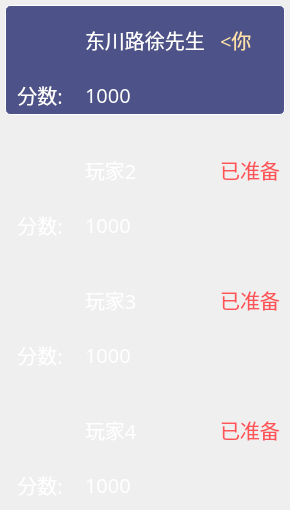
        <widget class="QWidget" name="playerDisplay" native="true">
         <property name="styleSheet">
          <string notr="true">QWidget#playerDisplay {
	border: 2px solid rgb(255, 255, 255);
	border-radius: 5px;
}</string>
         </property>
         <layout class="QVBoxLayout" name="verticalLayout_5" stretch="0,0,0,0">
          <property name="spacing">
           <number>20</number>
          </property>
          <property name="leftMargin">
           <number>5</number>
          </property>
          <property name="topMargin">
           <number>5</number>
          </property>
          <property name="rightMargin">
           <number>5</number>
          </property>
          <property name="bottomMargin">
           <number>5</number>
          </property>
          <item>
           <widget class="QWidget" name="player1Display" native="true">
            <property name="styleSheet">
             <string notr="true">QWidget {
	background-color: rgb(77, 83, 136);
}
QWidget#player1Display {
	border: 1px solid rgb(255, 255, 255);
	border-radius: 5px;
}</string>
            </property>
            <layout class="QVBoxLayout" name="verticalLayout">
             <property name="spacing">
              <number>10</number>
             </property>
             <property name="leftMargin">
              <number>5</number>
             </property>
             <property name="topMargin">
              <number>5</number>
             </property>
             <property name="rightMargin">
              <number>5</number>
             </property>
             <property name="bottomMargin">
              <number>5</number>
             </property>
             <item>
              <layout class="QHBoxLayout" name="horizontalLayout">
               <property name="spacing">
                <number>15</number>
               </property>
               <item>
                <widget class="QLabel" name="player1Picture">
                 <property name="sizePolicy">
                  <sizepolicy hsizetype="Fixed" vsizetype="Fixed">
                   <horstretch>0</horstretch>
                   <verstretch>0</verstretch>
                  </sizepolicy>
                 </property>
                 <property name="minimumSize">
                  <size>
                   <width>60</width>
                   <height>60</height>
                  </size>
                 </property>
                 <property name="maximumSize">
                  <size>
                   <width>60</width>
                   <height>60</height>
                  </size>
                 </property>
                 <property name="styleSheet">
                  <string notr="true">border-image: url(:/MainWindow/image/player1_down.png);</string>
                 </property>
                 <property name="text">
                  <string/>
                 </property>
                </widget>
               </item>
               <item>
                <widget class="QLabel" name="nickname1Label">
                 <property name="sizePolicy">
                  <sizepolicy hsizetype="Fixed" vsizetype="Preferred">
                   <horstretch>0</horstretch>
                   <verstretch>0</verstretch>
                  </sizepolicy>
                 </property>
                 <property name="minimumSize">
                  <size>
                   <width>120</width>
                   <height>0</height>
                  </size>
                 </property>
                 <property name="maximumSize">
                  <size>
                   <width>120</width>
                   <height>16777215</height>
                  </size>
                 </property>
                 <property name="font">
                  <font>
                   <family>Minecraft AE</family>
                   <pointsize>15</pointsize>
                  </font>
                 </property>
                 <property name="styleSheet">
                  <string notr="true">color: rgb(255, 255, 255);</string>
                 </property>
                 <property name="text">
                  <string>东川路徐先生</string>
                 </property>
                 <property name="alignment">
                  <set>Qt::AlignLeading|Qt::AlignLeft|Qt::AlignVCenter</set>
                 </property>
                </widget>
               </item>
               <item>
                <widget class="QLabel" name="label_5">
                 <property name="font">
                  <font>
                   <family>Minecraft AE</family>
                   <pointsize>15</pointsize>
                  </font>
                 </property>
                 <property name="styleSheet">
                  <string notr="true">color: rgb(255, 226, 169);</string>
                 </property>
                 <property name="text">
                  <string>&lt;你</string>
                 </property>
                </widget>
               </item>
              </layout>
             </item>
             <item>
              <layout class="QHBoxLayout" name="horizontalLayout_2">
               <property name="spacing">
                <number>15</number>
               </property>
               <item>
                <widget class="QLabel" name="label_4">
                 <property name="sizePolicy">
                  <sizepolicy hsizetype="Fixed" vsizetype="Preferred">
                   <horstretch>0</horstretch>
                   <verstretch>0</verstretch>
                  </sizepolicy>
                 </property>
                 <property name="minimumSize">
                  <size>
                   <width>60</width>
                   <height>0</height>
                  </size>
                 </property>
                 <property name="maximumSize">
                  <size>
                   <width>60</width>
                   <height>16777215</height>
                  </size>
                 </property>
                 <property name="font">
                  <font>
                   <family>Minecraft AE</family>
                   <pointsize>15</pointsize>
                  </font>
                 </property>
                 <property name="styleSheet">
                  <string notr="true">color: rgb(255, 255, 255);</string>
                 </property>
                 <property name="text">
                  <string>分数:</string>
                 </property>
                 <property name="alignment">
                  <set>Qt::AlignCenter</set>
                 </property>
                </widget>
               </item>
               <item>
                <widget class="QLabel" name="score1Label">
                 <property name="sizePolicy">
                  <sizepolicy hsizetype="Preferred" vsizetype="Preferred">
                   <horstretch>0</horstretch>
                   <verstretch>0</verstretch>
                  </sizepolicy>
                 </property>
                 <property name="minimumSize">
                  <size>
                   <width>0</width>
                   <height>0</height>
                  </size>
                 </property>
                 <property name="maximumSize">
                  <size>
                   <width>16777215</width>
                   <height>16777215</height>
                  </size>
                 </property>
                 <property name="font">
                  <font>
                   <family>Minecraft AE</family>
                   <pointsize>15</pointsize>
                  </font>
                 </property>
                 <property name="styleSheet">
                  <string notr="true">color: rgb(255, 255, 255);</string>
                 </property>
                 <property name="text">
                  <string>1000</string>
                 </property>
                 <property name="alignment">
                  <set>Qt::AlignLeading|Qt::AlignLeft|Qt::AlignVCenter</set>
                 </property>
                </widget>
               </item>
              </layout>
             </item>
            </layout>
           </widget>
          </item>
          <item>
           <widget class="QWidget" name="player2Display" native="true">
            <layout class="QVBoxLayout" name="verticalLayout_2">
             <property name="spacing">
              <number>10</number>
             </property>
             <property name="leftMargin">
              <number>5</number>
             </property>
             <property name="topMargin">
              <number>5</number>
             </property>
             <property name="rightMargin">
              <number>5</number>
             </property>
             <property name="bottomMargin">
              <number>5</number>
             </property>
             <item>
              <layout class="QHBoxLayout" name="horizontalLayout_3">
               <property name="spacing">
                <number>15</number>
               </property>
               <item>
                <widget class="QLabel" name="player2Picture">
                 <property name="sizePolicy">
                  <sizepolicy hsizetype="Fixed" vsizetype="Fixed">
                   <horstretch>0</horstretch>
                   <verstretch>0</verstretch>
                  </sizepolicy>
                 </property>
                 <property name="minimumSize">
                  <size>
                   <width>60</width>
                   <height>60</height>
                  </size>
                 </property>
                 <property name="maximumSize">
                  <size>
                   <width>60</width>
                   <height>60</height>
                  </size>
                 </property>
                 <property name="styleSheet">
                  <string notr="true">border-image: url(:/MainWindow/image/player2_down.png);</string>
                 </property>
                 <property name="text">
                  <string/>
                 </property>
                </widget>
               </item>
               <item>
                <widget class="QLabel" name="nickname2Label">
                 <property name="sizePolicy">
                  <sizepolicy hsizetype="Fixed" vsizetype="Preferred">
                   <horstretch>0</horstretch>
                   <verstretch>0</verstretch>
                  </sizepolicy>
                 </property>
                 <property name="minimumSize">
                  <size>
                   <width>120</width>
                   <height>0</height>
                  </size>
                 </property>
                 <property name="maximumSize">
                  <size>
                   <width>120</width>
                   <height>16777215</height>
                  </size>
                 </property>
                 <property name="font">
                  <font>
                   <family>Minecraft AE</family>
                   <pointsize>15</pointsize>
                  </font>
                 </property>
                 <property name="styleSheet">
                  <string notr="true">color: rgb(255, 255, 255);</string>
                 </property>
                 <property name="text">
                  <string>玩家2</string>
                 </property>
                 <property name="alignment">
                  <set>Qt::AlignLeading|Qt::AlignLeft|Qt::AlignVCenter</set>
                 </property>
                </widget>
               </item>
               <item>
                <widget class="QLabel" name="prepare2Label">
                 <property name="sizePolicy">
                  <sizepolicy hsizetype="Fixed" vsizetype="Preferred">
                   <horstretch>0</horstretch>
                   <verstretch>0</verstretch>
                  </sizepolicy>
                 </property>
                 <property name="minimumSize">
                  <size>
                   <width>0</width>
                   <height>0</height>
                  </size>
                 </property>
                 <property name="maximumSize">
                  <size>
                   <width>16777215</width>
                   <height>16777215</height>
                  </size>
                 </property>
                 <property name="font">
                  <font>
                   <family>Minecraft AE</family>
                   <pointsize>15</pointsize>
                  </font>
                 </property>
                 <property name="styleSheet">
                  <string notr="true">color: rgb(255, 84, 87);</string>
                 </property>
                 <property name="text">
                  <string>已准备</string>
                 </property>
                 <property name="alignment">
                  <set>Qt::AlignCenter</set>
                 </property>
                </widget>
               </item>
               <item>
                <spacer name="horizontalSpacer_8">
                 <property name="orientation">
                  <enum>Qt::Horizontal</enum>
                 </property>
                 <property name="sizeHint" stdset="0">
                  <size>
                   <width>0</width>
                   <height>0</height>
                  </size>
                 </property>
                </spacer>
               </item>
              </layout>
             </item>
             <item>
              <layout class="QHBoxLayout" name="horizontalLayout_4">
               <property name="spacing">
                <number>15</number>
               </property>
               <item>
                <widget class="QLabel" name="label_7">
                 <property name="sizePolicy">
                  <sizepolicy hsizetype="Fixed" vsizetype="Preferred">
                   <horstretch>0</horstretch>
                   <verstretch>0</verstretch>
                  </sizepolicy>
                 </property>
                 <property name="minimumSize">
                  <size>
                   <width>60</width>
                   <height>0</height>
                  </size>
                 </property>
                 <property name="maximumSize">
                  <size>
                   <width>60</width>
                   <height>16777215</height>
                  </size>
                 </property>
                 <property name="font">
                  <font>
                   <family>Minecraft AE</family>
                   <pointsize>15</pointsize>
                  </font>
                 </property>
                 <property name="styleSheet">
                  <string notr="true">color: rgb(255, 255, 255);</string>
                 </property>
                 <property name="text">
                  <string>分数:</string>
                 </property>
                 <property name="alignment">
                  <set>Qt::AlignCenter</set>
                 </property>
                </widget>
               </item>
               <item>
                <widget class="QLabel" name="score2Label">
                 <property name="sizePolicy">
                  <sizepolicy hsizetype="Preferred" vsizetype="Preferred">
                   <horstretch>0</horstretch>
                   <verstretch>0</verstretch>
                  </sizepolicy>
                 </property>
                 <property name="minimumSize">
                  <size>
                   <width>0</width>
                   <height>0</height>
                  </size>
                 </property>
                 <property name="maximumSize">
                  <size>
                   <width>16777215</width>
                   <height>16777215</height>
                  </size>
                 </property>
                 <property name="font">
                  <font>
                   <family>Minecraft AE</family>
                   <pointsize>15</pointsize>
                  </font>
                 </property>
                 <property name="styleSheet">
                  <string notr="true">color: rgb(255, 255, 255);</string>
                 </property>
                 <property name="text">
                  <string>1000</string>
                 </property>
                 <property name="alignment">
                  <set>Qt::AlignLeading|Qt::AlignLeft|Qt::AlignVCenter</set>
                 </property>
                </widget>
               </item>
              </layout>
             </item>
            </layout>
           </widget>
          </item>
          <item>
           <widget class="QWidget" name="player3Display" native="true">
            <layout class="QVBoxLayout" name="verticalLayout_3">
             <property name="spacing">
              <number>10</number>
             </property>
             <property name="leftMargin">
              <number>5</number>
             </property>
             <property name="topMargin">
              <number>5</number>
             </property>
             <property name="rightMargin">
              <number>5</number>
             </property>
             <property name="bottomMargin">
              <number>5</number>
             </property>
             <item>
              <layout class="QHBoxLayout" name="horizontalLayout_5">
               <property name="spacing">
                <number>15</number>
               </property>
               <item>
                <widget class="QLabel" name="player3Picture">
                 <property name="sizePolicy">
                  <sizepolicy hsizetype="Fixed" vsizetype="Fixed">
                   <horstretch>0</horstretch>
                   <verstretch>0</verstretch>
                  </sizepolicy>
                 </property>
                 <property name="minimumSize">
                  <size>
                   <width>60</width>
                   <height>60</height>
                  </size>
                 </property>
                 <property name="maximumSize">
                  <size>
                   <width>60</width>
                   <height>60</height>
                  </size>
                 </property>
                 <property name="styleSheet">
                  <string notr="true">border-image: url(:/MainWindow/image/player3_down.png);</string>
                 </property>
                 <property name="text">
                  <string/>
                 </property>
                </widget>
               </item>
               <item>
                <widget class="QLabel" name="nickname3Label">
                 <property name="sizePolicy">
                  <sizepolicy hsizetype="Fixed" vsizetype="Preferred">
                   <horstretch>0</horstretch>
                   <verstretch>0</verstretch>
                  </sizepolicy>
                 </property>
                 <property name="minimumSize">
                  <size>
                   <width>120</width>
                   <height>0</height>
                  </size>
                 </property>
                 <property name="maximumSize">
                  <size>
                   <width>120</width>
                   <height>16777215</height>
                  </size>
                 </property>
                 <property name="font">
                  <font>
                   <family>Minecraft AE</family>
                   <pointsize>15</pointsize>
                  </font>
                 </property>
                 <property name="styleSheet">
                  <string notr="true">color: rgb(255, 255, 255);</string>
                 </property>
                 <property name="text">
                  <string>玩家3</string>
                 </property>
                 <property name="alignment">
                  <set>Qt::AlignLeading|Qt::AlignLeft|Qt::AlignVCenter</set>
                 </property>
                </widget>
               </item>
               <item>
                <widget class="QLabel" name="prepare3Label">
                 <property name="sizePolicy">
                  <sizepolicy hsizetype="Fixed" vsizetype="Preferred">
                   <horstretch>0</horstretch>
                   <verstretch>0</verstretch>
                  </sizepolicy>
                 </property>
                 <property name="minimumSize">
                  <size>
                   <width>0</width>
                   <height>0</height>
                  </size>
                 </property>
                 <property name="maximumSize">
                  <size>
                   <width>16777215</width>
                   <height>16777215</height>
                  </size>
                 </property>
                 <property name="font">
                  <font>
                   <family>Minecraft AE</family>
                   <pointsize>15</pointsize>
                  </font>
                 </property>
                 <property name="styleSheet">
                  <string notr="true">color: rgb(255, 84, 87);</string>
                 </property>
                 <property name="text">
                  <string>已准备</string>
                 </property>
                 <property name="alignment">
                  <set>Qt::AlignCenter</set>
                 </property>
                </widget>
               </item>
               <item>
                <spacer name="horizontalSpacer_9">
                 <property name="orientation">
                  <enum>Qt::Horizontal</enum>
                 </property>
                 <property name="sizeHint" stdset="0">
                  <size>
                   <width>0</width>
                   <height>0</height>
                  </size>
                 </property>
                </spacer>
               </item>
              </layout>
             </item>
             <item>
              <layout class="QHBoxLayout" name="horizontalLayout_6">
               <property name="spacing">
                <number>15</number>
               </property>
               <item>
                <widget class="QLabel" name="label_11">
                 <property name="sizePolicy">
                  <sizepolicy hsizetype="Fixed" vsizetype="Fixed">
                   <horstretch>0</horstretch>
                   <verstretch>0</verstretch>
                  </sizepolicy>
                 </property>
                 <property name="minimumSize">
                  <size>
                   <width>60</width>
                   <height>0</height>
                  </size>
                 </property>
                 <property name="maximumSize">
                  <size>
                   <width>60</width>
                   <height>16777215</height>
                  </size>
                 </property>
                 <property name="font">
                  <font>
                   <family>Minecraft AE</family>
                   <pointsize>15</pointsize>
                  </font>
                 </property>
                 <property name="styleSheet">
                  <string notr="true">color: rgb(255, 255, 255);</string>
                 </property>
                 <property name="text">
                  <string>分数:</string>
                 </property>
                 <property name="alignment">
                  <set>Qt::AlignCenter</set>
                 </property>
                </widget>
               </item>
               <item>
                <widget class="QLabel" name="score3Label">
                 <property name="sizePolicy">
                  <sizepolicy hsizetype="Preferred" vsizetype="Preferred">
                   <horstretch>0</horstretch>
                   <verstretch>0</verstretch>
                  </sizepolicy>
                 </property>
                 <property name="minimumSize">
                  <size>
                   <width>0</width>
                   <height>0</height>
                  </size>
                 </property>
                 <property name="maximumSize">
                  <size>
                   <width>16777215</width>
                   <height>16777215</height>
                  </size>
                 </property>
                 <property name="font">
                  <font>
                   <family>Minecraft AE</family>
                   <pointsize>15</pointsize>
                  </font>
                 </property>
                 <property name="styleSheet">
                  <string notr="true">color: rgb(255, 255, 255);</string>
                 </property>
                 <property name="text">
                  <string>1000</string>
                 </property>
                 <property name="alignment">
                  <set>Qt::AlignLeading|Qt::AlignLeft|Qt::AlignVCenter</set>
                 </property>
                </widget>
               </item>
              </layout>
             </item>
            </layout>
           </widget>
          </item>
          <item>
           <widget class="QWidget" name="player4Display" native="true">
            <layout class="QVBoxLayout" name="verticalLayout_4">
             <property name="spacing">
              <number>10</number>
             </property>
             <property name="leftMargin">
              <number>5</number>
             </property>
             <property name="topMargin">
              <number>5</number>
             </property>
             <property name="rightMargin">
              <number>5</number>
             </property>
             <property name="bottomMargin">
              <number>5</number>
             </property>
             <item>
              <layout class="QHBoxLayout" name="horizontalLayout_7">
               <property name="spacing">
                <number>15</number>
               </property>
               <item>
                <widget class="QLabel" name="player4Picture">
                 <property name="sizePolicy">
                  <sizepolicy hsizetype="Fixed" vsizetype="Fixed">
                   <horstretch>0</horstretch>
                   <verstretch>0</verstretch>
                  </sizepolicy>
                 </property>
                 <property name="minimumSize">
                  <size>
                   <width>60</width>
                   <height>60</height>
                  </size>
                 </property>
                 <property name="maximumSize">
                  <size>
                   <width>60</width>
                   <height>60</height>
                  </size>
                 </property>
                 <property name="styleSheet">
                  <string notr="true">border-image: url(:/MainWindow/image/player4_down.png);</string>
                 </property>
                 <property name="text">
                  <string/>
                 </property>
                </widget>
               </item>
               <item>
                <widget class="QLabel" name="nickname4Label">
                 <property name="sizePolicy">
                  <sizepolicy hsizetype="Preferred" vsizetype="Fixed">
                   <horstretch>0</horstretch>
                   <verstretch>0</verstretch>
                  </sizepolicy>
                 </property>
                 <property name="minimumSize">
                  <size>
                   <width>120</width>
                   <height>0</height>
                  </size>
                 </property>
                 <property name="maximumSize">
                  <size>
                   <width>120</width>
                   <height>16777215</height>
                  </size>
                 </property>
                 <property name="font">
                  <font>
                   <family>Minecraft AE</family>
                   <pointsize>15</pointsize>
                  </font>
                 </property>
                 <property name="styleSheet">
                  <string notr="true">color: rgb(255, 255, 255);</string>
                 </property>
                 <property name="text">
                  <string>玩家4</string>
                 </property>
                 <property name="alignment">
                  <set>Qt::AlignLeading|Qt::AlignLeft|Qt::AlignVCenter</set>
                 </property>
                </widget>
               </item>
               <item>
                <widget class="QLabel" name="prepare4Label">
                 <property name="sizePolicy">
                  <sizepolicy hsizetype="Fixed" vsizetype="Preferred">
                   <horstretch>0</horstretch>
                   <verstretch>0</verstretch>
                  </sizepolicy>
                 </property>
                 <property name="minimumSize">
                  <size>
                   <width>60</width>
                   <height>0</height>
                  </size>
                 </property>
                 <property name="maximumSize">
                  <size>
                   <width>60</width>
                   <height>16777215</height>
                  </size>
                 </property>
                 <property name="font">
                  <font>
                   <family>Minecraft AE</family>
                   <pointsize>15</pointsize>
                  </font>
                 </property>
                 <property name="styleSheet">
                  <string notr="true">color: rgb(255, 84, 87);</string>
                 </property>
                 <property name="text">
                  <string>已准备</string>
                 </property>
                </widget>
               </item>
               <item>
                <spacer name="horizontalSpacer_10">
                 <property name="orientation">
                  <enum>Qt::Horizontal</enum>
                 </property>
                 <property name="sizeHint" stdset="0">
                  <size>
                   <width>0</width>
                   <height>0</height>
                  </size>
                 </property>
                </spacer>
               </item>
              </layout>
             </item>
             <item>
              <layout class="QHBoxLayout" name="horizontalLayout_8">
               <property name="spacing">
                <number>15</number>
               </property>
               <item>
                <widget class="QLabel" name="label_15">
                 <property name="sizePolicy">
                  <sizepolicy hsizetype="Fixed" vsizetype="Fixed">
                   <horstretch>0</horstretch>
                   <verstretch>0</verstretch>
                  </sizepolicy>
                 </property>
                 <property name="minimumSize">
                  <size>
                   <width>60</width>
                   <height>0</height>
                  </size>
                 </property>
                 <property name="maximumSize">
                  <size>
                   <width>60</width>
                   <height>16777215</height>
                  </size>
                 </property>
                 <property name="font">
                  <font>
                   <family>Minecraft AE</family>
                   <pointsize>15</pointsize>
                  </font>
                 </property>
                 <property name="styleSheet">
                  <string notr="true">color: rgb(255, 255, 255);</string>
                 </property>
                 <property name="text">
                  <string>分数:</string>
                 </property>
                 <property name="alignment">
                  <set>Qt::AlignCenter</set>
                 </property>
                </widget>
               </item>
               <item>
                <widget class="QLabel" name="score4Label">
                 <property name="sizePolicy">
                  <sizepolicy hsizetype="Preferred" vsizetype="Preferred">
                   <horstretch>0</horstretch>
                   <verstretch>0</verstretch>
                  </sizepolicy>
                 </property>
                 <property name="minimumSize">
                  <size>
                   <width>0</width>
                   <height>0</height>
                  </size>
                 </property>
                 <property name="maximumSize">
                  <size>
                   <width>16777215</width>
                   <height>16777215</height>
                  </size>
                 </property>
                 <property name="font">
                  <font>
                   <family>Minecraft AE</family>
                   <pointsize>15</pointsize>
                  </font>
                 </property>
                 <property name="styleSheet">
                  <string notr="true">color: rgb(255, 255, 255);</string>
                 </property>
                 <property name="text">
                  <string>1000</string>
                 </property>
                 <property name="alignment">
                  <set>Qt::AlignLeading|Qt::AlignLeft|Qt::AlignVCenter</set>
                 </property>
                </widget>
               </item>
              </layout>
             </item>
            </layout>
           </widget>
          </item>
         </layout>
        </widget>
